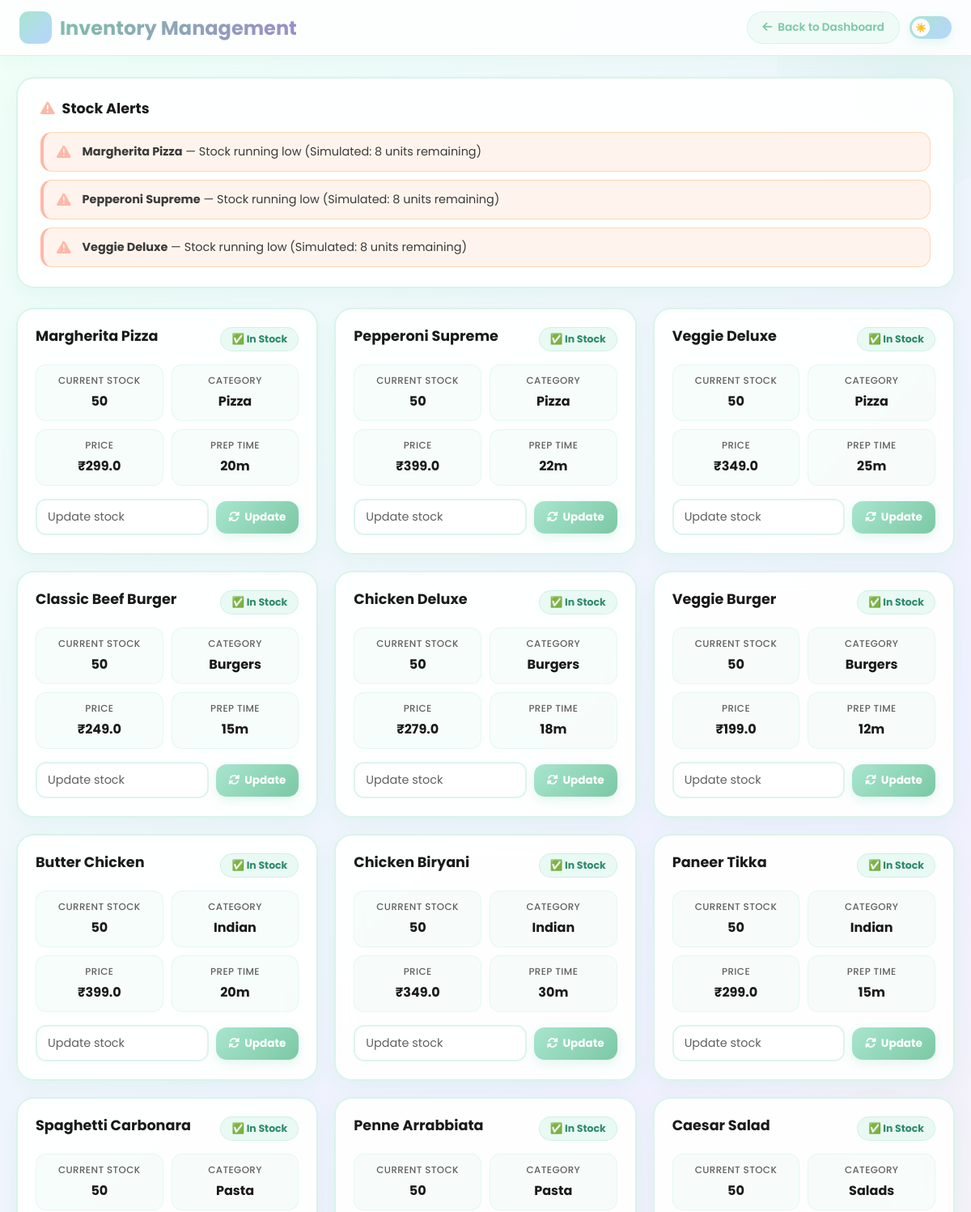
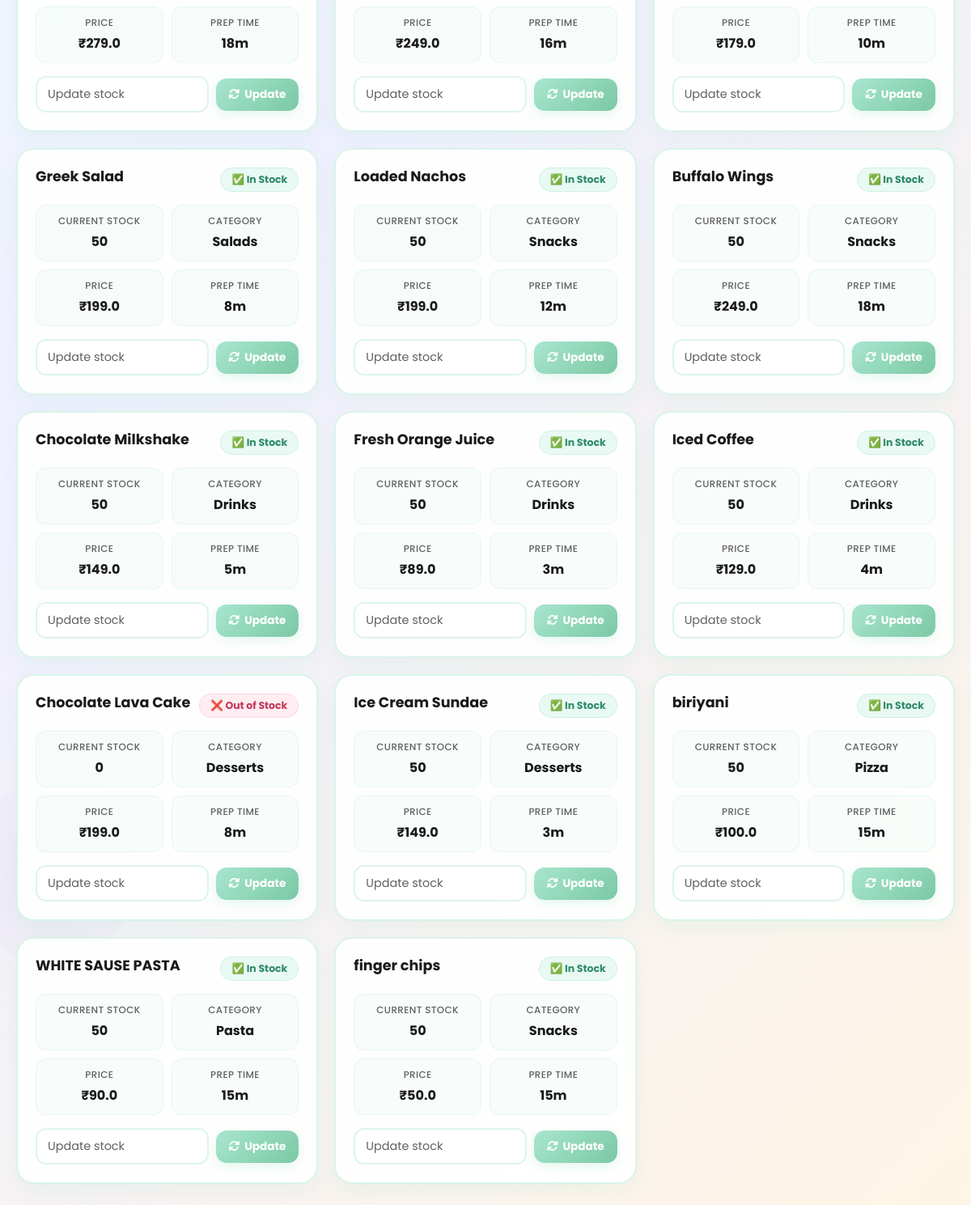
The app's page /staff/inventory (signed in) with its own data (2 pictures, top to bottom).
### backend/models.py (models this page shows)
class MenuItem(db.Model):
    id = db.Column(db.Integer, primary_key=True)
    name = db.Column(db.String(100), nullable=False)
    price = db.Column(db.Float, nullable=False)
    image = db.Column(db.String(200), nullable=False)
    description = db.Column(db.Text, nullable=True)
    category = db.Column(db.String(50), nullable=True)
    is_available = db.Column(db.Boolean, default=True)
    stock_quantity = db.Column(db.Integer, default=100)
    preparation_time = db.Column(db.Integer, default=15)  # in minutes
    calories = db.Column(db.Integer, nullable=True)
    ingredients = db.Column(db.Text, nullable=True)
    created_at = db.Column(db.DateTime, default=datetime.utcnow)
    updated_at = db.Column(db.DateTime, default=datetime.utcnow, onupdate=datetime.utcnow)

### backend/final_app.py (the view)
@app.route('/staff/inventory')
def inventory_management():
    if 'user' not in session or session['user'] != 'staff':
        return redirect(url_for('staff_login'))
    menu_items = MenuItem.query.all()
    return render_template('staff_inventory.html', menu_items=menu_items)

### frontend/templates/staff_inventory.html (shortened to what this page needs)
<!DOCTYPE html>
<html lang="en" data-theme="light">
<head>
    <link href="https://cdnjs.cloudflare.com/ajax/libs/font-awesome/6.0.0/css/all.min.css" rel="stylesheet">
</head>
<body>
    <div class="bg-circles">
    </div>
    <div class="header">
        <div class="header-content">
            <div class="logo">
                <div class="logo-icon"><i class="fas fa-boxes"></i></div>
                Inventory Management
            </div>
            <div class="header-actions">
                <a href="{{ url_for('staff_dashboard') }}" class="back-btn">
                    <i class="fas fa-arrow-left"></i> Back to Dashboard
                </a>
                <button class="theme-toggle" onclick="toggleTheme()" title="Toggle dark mode">
                    <div class="toggle-ball" id="toggleBall"><span id="toggleIcon">☀️</span></div>
                </button>
            </div>
        </div>
    </div>
    <div class="container">
        <div class="alerts-section">
            <h2 class="alerts-title"><i class="fas fa-exclamation-triangle"></i> Stock Alerts</h2>
            {% set low_stock_items = menu_items|selectattr('is_available')|list %}
            {% if low_stock_items|length > 0 %}
                {% for item in low_stock_items[:3] %}
                <div class="alert-item">
                    <i class="fas fa-exclamation-triangle alert-icon"></i>
                    <div><strong>{{ item.name }}</strong> — Stock running low (Simulated: 8 units remaining)</div>
                </div>
                {% endfor %}
            {% else %}
                <div class="all-good">
                    <i class="fas fa-check-circle"></i>
                    <p>All items are well stocked! 🌿</p>
                </div>
            {% endif %}
        </div>
        <div class="inventory-grid">
            {% for item in menu_items %}
            <div class="inventory-card">
                <div class="item-header">
                    <div class="item-name">{{ item.name }}</div>
                    <div class="stock-status {% if item.is_available %}in-stock{% else %}out-stock{% endif %}">
                        {% if item.is_available %}✅ In Stock{% else %}❌ Out of Stock{% endif %}
                    </div>
                </div>
                <div class="item-details">
                    <div class="detail-item">
                        <div class="detail-label">Current Stock</div>
                        <div class="detail-value">{{ 50 if item.is_available else 0 }}</div>
                    </div>
                    <div class="detail-item">
                        <div class="detail-label">Category</div>
                        <div class="detail-value">{{ item.category }}</div>
                    </div>
                    <div class="detail-item">
                        <div class="detail-label">Price</div>
                        <div class="detail-value">₹{{ item.price }}</div>
                    </div>
                    <div class="detail-item">
                        <div class="detail-label">Prep Time</div>
                        <div class="detail-value">{{ item.preparation_time }}m</div>
                    </div>
                </div>
                <div class="stock-controls">
                    <input type="number" class="stock-input" placeholder="Update stock" min="0" max="999" id="stock-{{ item.id }}">
                    <button class="btn-update" onclick="updateStock({{ item.id }})">
                        <i class="fas fa-sync-alt"></i> Update
                    </button>
                </div>
            </div>
            {% endfor %}
        </div>
    </div>
</body>
</html>

### records on screen
MenuItem: name "Margherita Pizza", shows "✅ In Stock", is_available "50", category "Pizza", price "299.0", preparation_time "20"
MenuItem: name "Pepperoni Supreme", shows "✅ In Stock", is_available "50", category "Pizza", price "399.0", preparation_time "22"
MenuItem: name "Veggie Deluxe", shows "✅ In Stock", is_available "50", category "Pizza", price "349.0", preparation_time "25"
MenuItem: name "Classic Beef Burger", shows "✅ In Stock", is_available "50", category "Burgers", price "249.0", preparation_time "15"
MenuItem: name "Chicken Deluxe", shows "✅ In Stock", is_available "50", category "Burgers", price "279.0", preparation_time "18"
MenuItem: name "Veggie Burger", shows "✅ In Stock", is_available "50", category "Burgers", price "199.0", preparation_time "12"
MenuItem: name "Butter Chicken", shows "✅ In Stock", is_available "50", category "Indian", price "399.0", preparation_time "20"
MenuItem: name "Chicken Biryani", shows "✅ In Stock", is_available "50", category "Indian", price "349.0", preparation_time "30"
MenuItem: name "Paneer Tikka", shows "✅ In Stock", is_available "50", category "Indian", price "299.0", preparation_time "15"
MenuItem: name "Spaghetti Carbonara", shows "✅ In Stock", is_available "50", category "Pasta", price "279.0", preparation_time "18"
MenuItem: name "Penne Arrabbiata", shows "✅ In Stock", is_available "50", category "Pasta", price "249.0", preparation_time "16"
MenuItem: name "Caesar Salad", shows "✅ In Stock", is_available "50", category "Salads", price "179.0", preparation_time "10"
MenuItem: name "Greek Salad", shows "✅ In Stock", is_available "50", category "Salads", price "199.0", preparation_time "8"
MenuItem: name "Loaded Nachos", shows "✅ In Stock", is_available "50", category "Snacks", price "199.0", preparation_time "12"
MenuItem: name "Buffalo Wings", shows "✅ In Stock", is_available "50", category "Snacks", price "249.0", preparation_time "18"
MenuItem: name "Chocolate Milkshake", shows "✅ In Stock", is_available "50", category "Drinks", price "149.0", preparation_time "5"
MenuItem: name "Fresh Orange Juice", shows "✅ In Stock", is_available "50", category "Drinks", price "89.0", preparation_time "3"
MenuItem: name "Iced Coffee", shows "✅ In Stock", is_available "50", category "Drinks", price "129.0", preparation_time "4"
MenuItem: name "Chocolate Lava Cake", shows "❌ Out of Stock", is_available "0", category "Desserts", price "199.0", preparation_time "8"
MenuItem: name "Ice Cream Sundae", shows "✅ In Stock", is_available "50", category "Desserts", price "149.0", preparation_time "3"
MenuItem: name "biriyani", shows "✅ In Stock", is_available "50", category "Pizza", price "100.0", preparation_time "15"
MenuItem: name "WHITE SAUSE PASTA", shows "✅ In Stock", is_available "50", category "Pasta", price "90.0", preparation_time "15"
MenuItem: name "finger chips", shows "✅ In Stock", is_available "50", category "Snacks", price "50.0", preparation_time "15"
